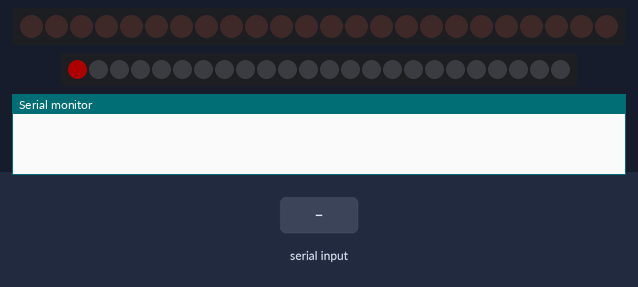
Recording of a sketch running on a simulated Arduino Uno, built with avr-gcc and run on an emulated ATmega328P. Shown: 24 shift-register outputs drawn as a row of LEDs (first output left, lit = HIGH), 24 RGB LEDs in strip order, left to right, the last lines printed to the serial monitor. Wiring (inferred from the names in the program): 3 × shift register (74HC595): data pin 11; shift clock pin 10; latch pin 13. Wiring (inferred from the signals the program sends): row of LEDs: on Q0, Q1, Q2, Q3, Q4, Q5, Q6, Q7, Q8, Q9, Q10, Q11, Q12, Q13, Q14, Q15, Q16, Q17, Q18, Q19, Q20, Q21, Q22, Q23. The test bench sets the inputs (shaded band). Dim RGB values are drawn brighter than linear.

Above: at 7.0 s.
7.1 s: "5\n" received over Serial
At 13.4 s:
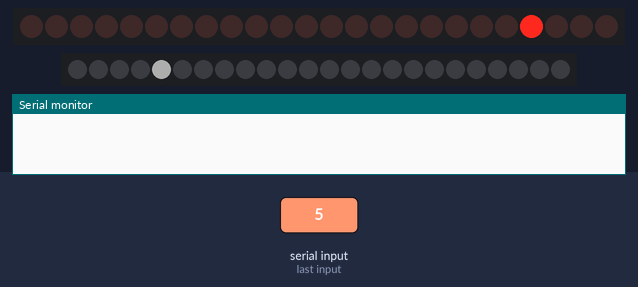
At 14.2 s:
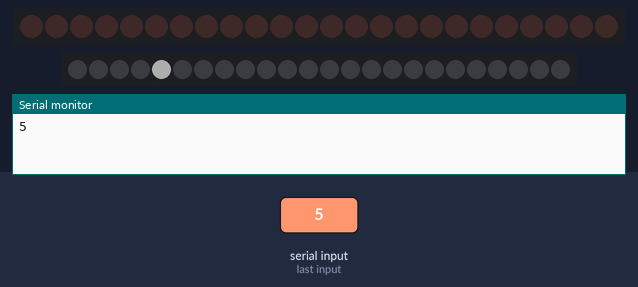
18.0 s: "90,45\n" received over Serial
Timing chart, 0 to 21.0 s (numbered marks = the images above; inputs shaded):
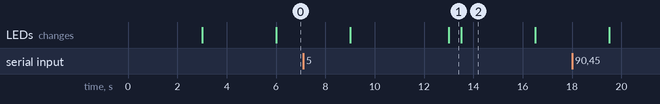

The sketch:

vending.ino
```cpp
//Контакт SH_CP
int clockPin = 10;
//Контакт ST_CP
int latchPin = 13;
//Контакт DS
int dataPin = 11;
#include <FastLED.h>
#define NUM_LEDS 24
#define PIN 8
CRGB leds[NUM_LEDS];
int numOfRegisters = 3;
byte* registerState;
void setup() {
  FastLED.addLeds <WS2811, PIN, BRG>(leds, NUM_LEDS).setCorrection(TypicalLEDStrip);
   FastLED.setBrightness(50);
//set pins to output because they are addressed in the main loop
pinMode(latchPin, OUTPUT);
	pinMode(clockPin, OUTPUT);
	pinMode(dataPin, OUTPUT);
Serial.begin(9600);
registerState = new byte[numOfRegisters];
	for (size_t i = 0; i < numOfRegisters; i++) {
		registerState[i] = 0;
	}
//Arduino doesn't seem to have a way to write binary straight into the code
//so these values are in HEX.  Decimal would have been fine, too.

}
void loop() {
  // leds[0] = CHSV(255, 0, 0); // задаем для первого пикселя синий цвет
  //  FastLED.show(); // отправляем информацию на ленту
  //  delay(500);
  leds[0] = CRGB(255, 0, 0);
  FastLED.show();
delay(3000);
  leds[0] = CRGB(0, 0, 0);
  FastLED.show();
delay(3000);
  if (Serial.available() > 0) {
 String  c = Serial.readString();

   int pin = c.toInt()-1;
   int reg = pin / 8;
   int actualPin = pin - (8 * reg);
   leds[pin] = CRGB(255, 255, 255);
  // leds[1] = CRGB(0, 255, 0);
  // leds[2] = CRGB(0, 0, 255);
  FastLED.show();
   regWrite(pin,HIGH);
   delay(500);
   regWrite(pin,LOW);

  Serial.println(c);
  delay(3000);
  leds[pin] = CRGB(0, 0, 0);

  FastLED.show();
// OpenDoor(c.toInt()-1);


}


}
void regWrite(int pin, bool state){
	//Determines register
	int reg = pin / 8;
	//Determines pin for actual register
	int actualPin = pin - (8 * reg);

	//Begin session
	digitalWrite(latchPin, LOW);

	for (int i = 0; i < numOfRegisters; i++){
		//Get actual states for register
		byte* states = &registerState[i];

		//Update state
		if (i == reg){

			bitWrite(*states, actualPin, state);
		}

		//Write
		shiftOut(dataPin, clockPin, MSBFIRST, *states);
	}

	//End session
	digitalWrite(latchPin, HIGH);
}
```

Measured:
- what the display in image 1 shows lasts 0.5 s, from 13.0 s to 13.5 s
